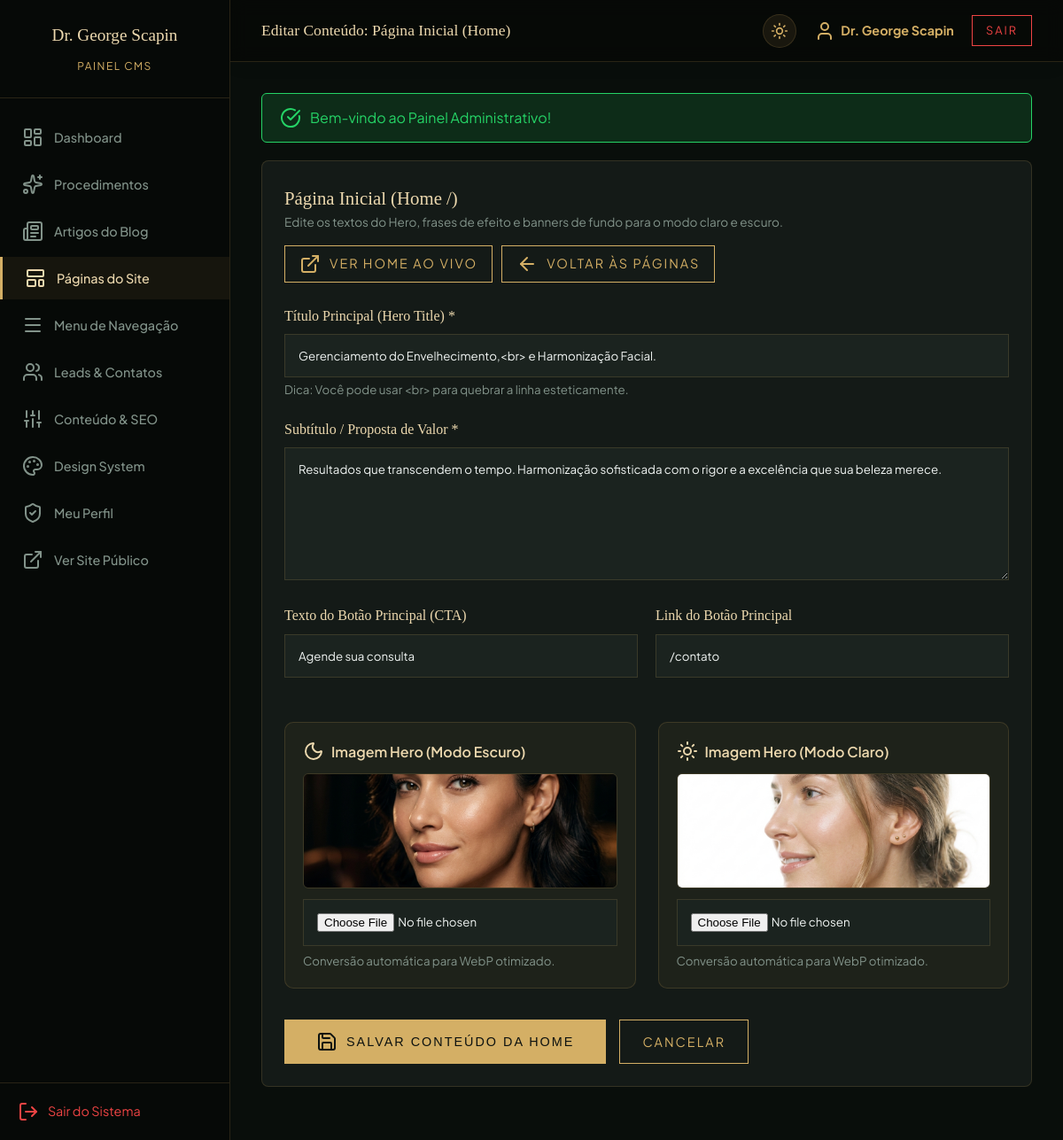
The page /admin/pages/home (signed in) on the database its author committed.
### tables this page shows
CREATE TABLE `hero_content` (
  `id` int NOT NULL AUTO_INCREMENT,
  `title` varchar(255) NOT NULL,
  `subtitle` text NOT NULL,
  `button_text` varchar(100) DEFAULT 'Agendar Consulta',
  `button_link` varchar(255) DEFAULT '/contato',
  `bg_image_dark` varchar(255) DEFAULT '/assets/images/hero.png',
  `bg_image_light` varchar(255) DEFAULT '/assets/images/hero_light.png',
  `updated_at` datetime DEFAULT CURRENT_TIMESTAMP ON UPDATE CURRENT_TIMESTAMP,
  PRIMARY KEY (`id`)
);

### app/Presentation/Controllers/AdminController.php (called while the page is built, shortened)
<?php
class AdminController
{
    private PDOContentRepository $contentRepo;
    public function __construct()
    {
        $this->contentRepo = new PDOContentRepository();
    }
    public function pageHome(): void
    {
        $hero = $this->contentRepo->getHeroContent();
        require admin_view_path('page_home');
    }
}

### app/helpers.php (called while the page is built, shortened)
<?php
if (!function_exists('asset')) {
    function asset(string $path): string {
        $path = ltrim($path, '/');
        return '/' . $path;
    }
}
if (!function_exists('url')) {
    function url(string $path = ''): string {
        $path = ltrim($path, '/');
        return '/' . $path;
    }
}

### app/Infrastructure/Database/Connection.php (called while the page is built, shortened)
<?php
class Connection
{
    private static ?PDO $instance = null;
    public static function getInstance(): PDO
    {
        if (self::$instance === null) {
            $config = require __DIR__ . '/../../../config/database.php';
            try {
                $driver = $config['driver'] ?? 'mysql';
                if ($driver === 'sqlite') {
                    $dbPath = $config['database'];
                    self::$instance = new PDO("sqlite:" . $dbPath, null, null, [
                        PDO::ATTR_ERRMODE => PDO::ERRMODE_EXCEPTION,
                        PDO::ATTR_DEFAULT_FETCH_MODE => PDO::FETCH_ASSOC,
                        PDO::ATTR_EMULATE_PREPARES => false
                    ]);
                    self::$instance->exec('PRAGMA foreign_keys = ON;');
                } else {
                    $dsn = "mysql:host={$config['host']};port={$config['port']};dbname={$config['database']};charset={$config['charset']}";
                    self::$instance = new PDO($dsn, $config['username'], $config['password'], [
                        PDO::ATTR_ERRMODE => PDO::ERRMODE_EXCEPTION,
                        PDO::ATTR_DEFAULT_FETCH_MODE => PDO::FETCH_ASSOC,
                        PDO::ATTR_EMULATE_PREPARES => false,
                        PDO::MYSQL_ATTR_INIT_COMMAND => "SET NAMES utf8mb4"
                    ]);
                }
            } catch (PDOException $e) {
                die("Erro na conexão com o banco de dados MySQL: " . $e->getMessage());
            }
        }
        return self::$instance;
    }
}

### app/Infrastructure/Repositories/PDOContentRepository.php (called while the page is built, shortened)
<?php
class PDOContentRepository
{
    private PDO $pdo;
    public function __construct()
    {
        $this->pdo = Connection::getInstance();
    }
    public function getHeroContent(): array
    {
        try {
            $stmt = $this->pdo->query("SELECT * FROM hero_content ORDER BY id ASC LIMIT 1");
            $res = $stmt ? $stmt->fetch() : null;
            return $res ?: [
                'title' => 'A Arte da<br>Precisão Facial',
                'subtitle' => 'Resultados que transcendem o tempo. Harmonização sofisticada com o rigor e a excelência que sua beleza merece.',
                'button_text' => 'Agendar Consulta',
                'button_link' => '/contato',
                'bg_image_dark' => '/assets/images/hero.png',
                'bg_image_light' => '/assets/images/hero_light.png'
            ];
        } catch (\Throwable $e) {
            return [
                'title' => 'A Arte da<br>Precisão Facial',
                'subtitle' => 'Resultados que transcendem o tempo. Harmonização sofisticada com o rigor e a excelência que sua beleza merece.',
                'button_text' => 'Agendar Consulta',
                'button_link' => '/contato',
                'bg_image_dark' => '/assets/images/hero.png',
                'bg_image_light' => '/assets/images/hero_light.png'
            ];
        }
    }
}

### admin/views/page_home.php (the view, shortened to what this page needs)
<div class="admin-card">
  <div style="display: flex; justify-content: space-between; align-items: center; margin-bottom: 25px; flex-wrap: wrap; gap: 15px;">
    <div>
      <h3 style="color: var(--gold-light); font-size: 1.3rem;">Página Inicial (Home /)</h3>
      <p style="color: var(--text-muted); font-size: 0.85rem;">Edite os textos do Hero, frases de efeito e banners de fundo para o modo claro e escuro.</p>
    </div>
    <div style="display: flex; gap: 10px;">
      <a href="<?= url('/') ?>" target="_blank" class="btn-primary" style="padding: 8px 16px;">
        <i data-lucide="external-link" size="16"></i> Ver Home ao Vivo
      </a>
      <a href="<?= url('/admin/pages') ?>" class="btn-primary" style="padding: 8px 16px;">
        <i data-lucide="arrow-left" size="16"></i> Voltar às Páginas
      </a>
    </div>
  </div>
  <form method="POST" action="<?= url('/admin/pages/home') ?>" enctype="multipart/form-data">
    <div class="form-group">
      <label for="hero_title">Título Principal (Hero Title) *</label>
      <input type="text" id="hero_title" name="hero_title" class="form-control" required value="<?= htmlspecialchars($hero['title'] ?? '') ?>" placeholder="Ex: A Arte da Precisão Facial">
      <small style="color: var(--text-muted);">Dica: Você pode usar &lt;br&gt; para quebrar a linha esteticamente.</small>
    </div>
    <div class="form-group">
      <label for="hero_subtitle">Subtítulo / Proposta de Valor *</label>
      <textarea id="hero_subtitle" name="hero_subtitle" class="form-control" rows="3" required placeholder="Texto complementar que destaca a excelência e sofisticação"><?= htmlspecialchars($hero['subtitle'] ?? '') ?></textarea>
    </div>
    <div style="display: grid; grid-template-columns: 1fr 1fr; gap: 20px;">
      <div class="form-group">
        <label for="hero_button_text">Texto do Botão Principal (CTA)</label>
        <input type="text" id="hero_button_text" name="hero_button_text" class="form-control" value="<?= htmlspecialchars($hero['button_text'] ?? 'Agendar Consulta') ?>">
      </div>
      <div class="form-group">
        <label for="hero_button_link">Link do Botão Principal</label>
        <input type="text" id="hero_button_link" name="hero_button_link" class="form-control" value="<?= htmlspecialchars($hero['button_link'] ?? '/contato') ?>">
      </div>
    </div>
    <div style="display: grid; grid-template-columns: 1fr 1fr; gap: 25px; margin-top: 30px;">
      <div style="background: rgba(197, 160, 89, 0.06); padding: 20px; border-radius: 10px; border: 1px solid var(--card-border);">
        <label style="font-weight: 600; font-size: 1rem; color: var(--gold-light); margin-bottom: 12px; display: flex; align-items: center; gap: 8px;">
          <i data-lucide="moon" size="18"></i> Imagem Hero (Modo Escuro)
        </label>
        <?php if (!empty($hero['bg_image_dark'])): ?>
          <img src="<?= asset($hero['bg_image_dark']) ?>" alt="Hero Dark" style="width: 100%; height: 130px; object-fit: cover; border-radius: 6px; border: 1px solid var(--card-border); margin-bottom: 12px; display: block;">
        <?php endif; ?>
        <input type="file" id="bg_dark_file" name="bg_dark_file" class="form-control" accept="image/*">
        <small style="color: var(--text-muted); display: block; margin-top: 6px;">Conversão automática para WebP otimizado.</small>
      </div>
      <div style="background: rgba(197, 160, 89, 0.06); padding: 20px; border-radius: 10px; border: 1px solid var(--card-border);">
        <label style="font-weight: 600; font-size: 1rem; color: var(--gold-light); margin-bottom: 12px; display: flex; align-items: center; gap: 8px;">
          <i data-lucide="sun" size="18"></i> Imagem Hero (Modo Claro)
        </label>
        <?php if (!empty($hero['bg_image_light'])): ?>
          <img src="<?= asset($hero['bg_image_light']) ?>" alt="Hero Light" style="width: 100%; height: 130px; object-fit: cover; border-radius: 6px; border: 1px solid var(--card-border); margin-bottom: 12px; display: block;">
        <?php endif; ?>
        <input type="file" id="bg_light_file" name="bg_light_file" class="form-control" accept="image/*">
        <small style="color: var(--text-muted); display: block; margin-top: 6px;">Conversão automática para WebP otimizado.</small>
      </div>
    </div>
    <div style="display: flex; gap: 15px; margin-top: 35px;">
      <button type="submit" class="btn-primary btn-solid" style="padding: 12px 35px;">
        <i data-lucide="save" size="18"></i> Salvar Conteúdo da Home
      </button>
      <a href="<?= url('/admin/pages') ?>" class="btn-primary" style="padding: 12px 25px;">Cancelar</a>
    </div>
  </form>
</div>
<?php
require __DIR__ . '/../layouts/admin_layout.php';
?>

### public/assets/css/style.css (style rules this page uses)
:root { --bg-color: #060907; --bg-light: #121814; --bg-input: #1a221c; --gold-primary: #C5A059; --gold-light: #E0C38C; --text-main: #F4F4F4; --text-muted: #A0A0A0; --header-bg: rgba(6, 9, 7, 0.95); --header-border: rgba(197, 160, 89, 0.15); --hero-overlay-start: rgba(6,9,7,0.4); --hero-overlay-end: rgba(6,9,7,0.9); --page-header-bg: linear-gradient(to bottom, #121814 0%, #060907 100%); --card-border: rgba(197, 160, 89, 0.1); --card-border-hover: rgba(197, 160, 89, 0.4); --card-bg: #121814; --hero-bg-image: url('./assets/hero.png'); --logo-filter: invert(86%) sepia(18%) saturate(687%) hue-rotate(345deg) brightness(97%) contrast(89%); --font-serif: 'Playfair Display', serif; --font-sans: 'Montserrat', sans-serif; }
* { margin: 0; padding: 0; box-sizing: border-box; }
body { background-color: var(--bg-color); color: var(--text-main); font-family: var(--font-sans); line-height: 1.6; -webkit-font-smoothing: antialiased; overflow-x: hidden; transition: background-color 0.4s ease, color 0.4s ease; }
h1, h2, h3, h4 { font-family: var(--font-serif); font-weight: 400; }
img { max-width: 100%; height: auto; display: block; }
.btn-primary { display: inline-flex; align-items: center; gap: 10px; padding: 15px 35px; background-color: transparent; color: var(--gold-primary); border: 1px solid var(--gold-primary); text-decoration: none; font-size: 0.9rem; letter-spacing: 2px; text-transform: uppercase; transition: all 0.3s; cursor: pointer; }
.btn-solid { background-color: var(--gold-primary); color: var(--bg-color); }
.form-group { margin-bottom: 20px; }
.form-group label { display: block; margin-bottom: 8px; color: var(--gold-light); font-family: var(--font-serif); font-size: 1rem; }
.form-control { width: 100%; padding: 15px; background-color: var(--bg-input); border: 1px solid var(--card-border); color: var(--text-main); font-family: var(--font-sans); transition: border-color 0.3s, background-color 0.3s, color 0.3s; }
textarea.form-control { resize: vertical; min-height: 150px; }

### public/assets/css/admin-design-system.css (style rules this page uses)
:root { --font-sans: 'Plus Jakarta Sans', -apple-system, BlinkMacSystemFont, "Segoe UI", Roboto, sans-serif; --font-serif: 'Playfair Display', Georgia, serif; --admin-sidebar-w: 260px; --admin-topbar-h: 68px; --radius-xs: 4px; --radius-sm: 8px; --radius-md: 12px; --radius-lg: 16px; --radius-xl: 24px; --radius-full: 9999px; --transition-fast: 0.15s cubic-bezier(0.4, 0, 0.2, 1); --transition-base: 0.25s cubic-bezier(0.4, 0, 0.2, 1); --transition-smooth: 0.35s cubic-bezier(0.4, 0, 0.2, 1); }
[data-theme="dark"] { --bg-app: #0d1210; --bg-surface: #141a17; --bg-surface-container: #1b231f; --bg-surface-container-high: #232c27; --bg-surface-variant: #28342e; --border-subtle: rgba(255, 255, 255, 0.08); --border-strong: rgba(255, 255, 255, 0.15); --card-border: rgba(197, 160, 89, 0.18); --text-main: #f1f5f3; --text-secondary: #c0ccc5; --text-muted: #82938a; --text-disabled: #54645b; --color-primary: #d4af65; --color-primary-hover: #e0c283; --color-primary-container: rgba(212, 175, 101, 0.15); --color-on-primary: #121814; --color-on-primary-container: #ecd8ae; --gold-primary: #d4af65; --gold-light: #ecd8ae; --bg-color: #0d1210; --bg-light: #141a17; --bg-input: #1b231f; --color-success: #10b981; --color-success-container: rgba(16, 185, 129, 0.15); --color-on-success: #064e3b; --color-error: #f43f5e; --color-error-container: rgba(244, 63, 94, 0.15); --color-on-error: #881337; --color-warning: #f59e0b; --color-warning-container: rgba(245, 158, 11, 0.15); --color-on-warning: #78350f; --color-info: #0ea5e9; --color-info-container: rgba(14, 165, 233, 0.15); --color-on-info: #075985; --elevation-1: 0px 1px 3px rgba(0, 0, 0, 0.4), 0px 1px 2px rgba(0, 0, 0, 0.6); --elevation-2: 0px 4px 12px rgba(0, 0, 0, 0.5); --elevation-3: 0px 8px 24px rgba(0, 0, 0, 0.6); }

### admin/layouts/admin_layout.php (style rules this page uses)
:root { --admin-sidebar-w: 260px; }
body { display: flex; min-height: 100vh; background: #090e0b; transition: background-color 0.3s ease, color 0.3s ease; }
.admin-card { background: var(--bg-light); border: 1px solid var(--card-border); border-radius: 8px; padding: 25px; margin-bottom: 25px; transition: background-color 0.3s ease, border-color 0.3s ease, box-shadow 0.3s ease; }

### rows shown on the page
hero_content: hero_title "Gerenciamento do Envelhecimento,<br> e Harmonização Facial.", hero_subtitle "Resultados que transcendem o tempo. Harmonização sofisticada com o rigor e a excelência que sua beleza merece.", hero_button_text "Agende sua consulta", hero_button_link "/contato", bg_image_dark (picture), bg_image_light (picture)

### other values the page prints
$pageTitle "Editar Conteúdo: Página Inicial (Home)"
$user['name'] "Dr. George Scapin"
$msg "Bem-vindo ao Painel Administrativo!"
